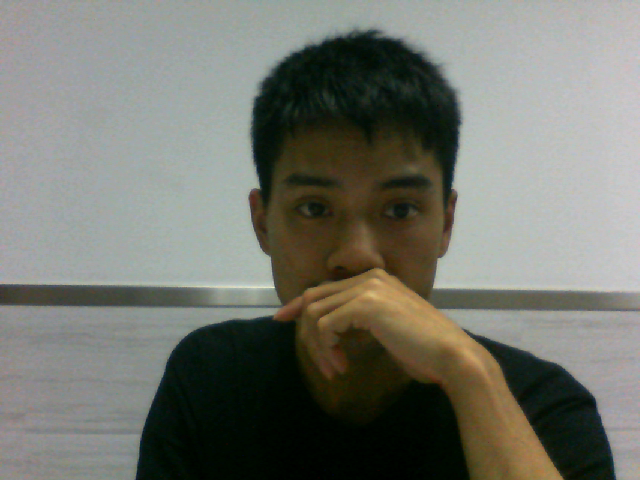
#> input picture cameo/img/screenshot.png, 640 x 480 px
$ python testFilters.py   (older library calls are emulated)
#> lines starting #> are read from the running program, lines starting #| are printed output that depends on the picture
### cameo/filters.py
import cv2
import numpy as np

""" 卷积滤波器的基类 """
class VConvolutionFilter(object):
    """ 针对图像的一般的卷积滤波器, 各种特定滤波器的基类 """

    def __init__(self, kernel):
        self._kernel = kernel

    def apply(self, src, dst):
        """ 对一张BGR或灰度的源图像应用特定的滤波器 """
        cv2.filter2D(src, -1, self._kernel, dst)


""" 锐化滤波器
 @extend VConvolutionFilter
 """
class SharpenFilter(VConvolutionFilter):
    """ 1 像素半径的锐化滤波器 """

    def __init__(self):
        kernel = np.array([[-1, -1, -1],
                           [-1,  9, -1],
                           [-1, -1, -1]])
        super(SharpenFilter, self).__init__(kernel)


""" 边缘检测滤波器
 @extend VConvolutionFilter
 """
class FindEdgesFilter(VConvolutionFilter):
    """ 1 像素半径的边缘检测滤波器 """

    def __init__(self):
        # 通过自定义核的简单卷积和检测效果较差
        kernel = np.array([[-1, -1, -1],
                           [-1,  8, -1],
                           [-1, -1, -1]])
        super(FindEdgesFilter, self).__init__(kernel)

    def strokeEdgesOriginBg(self, src, dst, blurKsize = 7, edgeKsize = 5):
        """ 在源图像基础上描绘出黑色的边缘 """

        # 若要关闭模糊效果, 可以将blurKsize的值设为3以下
        if blurKsize >= 3:
            blurredSrc = cv2.medianBlur(src, blurKsize)
            graySrc = cv2.cvtColor(blurredSrc, cv2.COLOR_BGR2GRAY)
        else:
            graySrc = cv2.cvtColor(src, cv2.COLOR_BGR2GRAY)

        # 边缘检测函数, 它会产生明显的边缘线条, 灰度图像更是如此
        cv2.Laplacian(graySrc, cv2.CV_8U, graySrc, ksize = edgeKsize)

        # 归一化系数, 将原来的 黑色背景、白色边缘图像 转换为 黑色边缘、白色背景图像
        normalizedInverseAlpha = (1.0 / 255) * (255 - graySrc)

        # 通道拆分
        channels = cv2.split(src)

        # 归一化系数 乘以 源图像 以便能将边缘变黑
        for channel in channels:
            channel[:] = channel * normalizedInverseAlpha

        # 通道合并
        cv2.merge(channels, dst)

    def strokeEdgesBlackBg(self, src, blurKsize = 7, edgeKsize = 5):
        """ 将源图像背景变为黑色, 并描绘出白色的边缘 """

        # 若要关闭模糊效果, 可以将blurKsize的值设为3以下
        if blurKsize >= 3:
            blurredSrc = cv2.medianBlur(src, blurKsize)
            if src.shape[2] == 3:
                # 若源图像有三个通道, 则转化为灰度图
                graySrc = cv2.cvtColor(blurredSrc, cv2.COLOR_BGR2GRAY)
            elif src.shape == 1:
                graySrc = blurredSrc
        else:
            if src.shape[2] == 3:
                graySrc = cv2.cvtColor(src, cv2.COLOR_BGR2GRAY)

        # 边缘检测函数, 它会产生明显的边缘线条, 灰度图像更是如此
        cv2.Laplacian(graySrc, cv2.CV_8U, graySrc, ksize=edgeKsize)

        # 将 graySrc 作为输出图像
        return graySrc

    def strokeEdgesWhiteBg(self, src, blurKsize = 7, edgeKsize = 5):
        """ 将源图像背景变为白色, 并描绘出黑色的边缘 """

        # 若要关闭模糊效果, 可以将blurKsize的值设为3以下
        if blurKsize >= 3:
            blurredSrc = cv2.medianBlur(src, blurKsize)
            if src.shape[2] == 3:
                # 若源图像有三个通道, 则转化为灰度图
                graySrc = cv2.cvtColor(blurredSrc, cv2.COLOR_BGR2GRAY)
            elif src.shape == 1:
                graySrc = blurredSrc
        else:
            if src.shape[2] == 3:
                graySrc = cv2.cvtColor(src, cv2.COLOR_BGR2GRAY)

        # 边缘检测函数, 它会产生明显的边缘线条, 灰度图像更是如此
        cv2.Laplacian(graySrc, cv2.CV_8U, graySrc, ksize=edgeKsize)

        # 归一化系数, 将原来的 黑色背景、白色边缘图像 转换为 黑色边缘、白色背景图像
        normalizedInverseAlpha = (1.0 / 255) * (255 - graySrc)

        # 将 normalizedInverseAlpha 作为输出图像
        return np.array(normalizedInverseAlpha * 255, dtype = np.uint8)

    def canny(self, src, threshold1, threshold2, L2gradient = False):
        return cv2.Canny(src, threshold1, threshold2, L2gradient = L2gradient)

""" 模糊滤波器
 @extend VConvolutionFilter
 """
class BlurFilter(VConvolutionFilter):
    """ 2 像素半径的模糊滤波器 """

    def __init__(self):
        kernel = np.full((5, 5), 0.04)
        super(BlurFilter, self).__init__(kernel)

    def blur(self, src, ksize, dst = None, anchor = None, borderType = None):
        """
        blur(src, ksize[, dst[, anchor[, borderType]]]) -> dst
            @brief 均值滤波, 这种滤波方法就是取一个像素的邻域内各像素的平均值作为滤波结果

            :param src 原始图像
            :param ksize 核（领域）大小, 以下例子邻域大小为 5 * 5
            :param dst 滤波后的图像
            :param anchor 邻域的中心, 以下例子为 (-1, -1), 表明邻域的零位, 这个是默认值，如果不改变的话可以不填
            :param borderType 是对边界的处理办法, 这个一般也不需要改变的, 默认为 cv2.BORDER_DEFAULT
        """
        cv2.blur(src, ksize, dst, anchor, borderType)

    def boxFilter(self, src, ddepth, ksize, dst = None, anchor = None, normalize = None, borderType = None):
        """
        boxFilter(src, ddepth, ksize[, dst[, anchor[, normalize[, borderType]]]]) -> dst
            @brief 均值滤波：与 blur 函数相关的 boxFilter 函数

            :param src 原始图像
            :param ddepth 输出图像的深度(-1表示使用原始图像的深度)
            :param dst 滤波后的图像
            :param ksize 核（领域）大小, 以下例子邻域大小为 5 * 5
            :param anchor 邻域的中心, 以下例子为 (-1, -1), 表明邻域的零位, 这个是默认值，如果不改变的话可以不填
            :param normalize 等于 false 时相当于邻域内各像素的数值求和
                              等于 true 时，计算结果等效于 blur 函数
            :param borderType 是对边界的处理办法, 这个一般也不需要改变的, 默认为 cv2.BORDER_DEFAULT
        """
        cv2.boxFilter(src, ddepth, ksize, dst, anchor, normalize, borderType)

    def GaussianBlur(self, src, ksize, sigmaX, dst = None, sigmaY = None, borderType = None):
        """
        GaussianBlur(src, ksize, sigmaX[, dst[, sigmaY[, borderType]]]) -> dst
            @brief 高斯滤波, 意义：
                    1. 均值滤波对邻域内各个像素采用统一的权值, 这种方式对大多数应用来说不是最佳的
                    2. 高斯滤波采取邻域内越靠近的值提供越大的权重的方式计算平均值, 权重的选取采用高斯函数的形式
                    3. 高斯函数有个非常好的特点, 就是无论在时域还是频域都是钟形的
                    4. 通过控制 borderType 可以控制低通滤波的截止频率

            :param src 原始图像
            :param ksize 核（领域）大小, 以下例子邻域大小为 5 * 5, 值越大模糊程度越大
            :param sigmaX 一般取 0
            :param dst 滤波后的图像
            :param sigmaY 通常情况下 sigmaY 取与 sigmaX 相同的值, 这时可以不写出来, 也就是用它的默认值 0
            :param borderType 高斯滤波的参数, 可用来控制低通滤波的截止滤波
        """
        cv2.GaussianBlur(src, ksize, sigmaX, dst, sigmaY, borderType)

    def medianBlur(self, src, ksize, dst=None):
        """
        medianBlur(src, ksize[, dst]) -> dst
            @brief 中值滤波器, 是一种最常用的非线性滤波器, 它是取邻域内各点的统计中值作为输出的
                    1. 这种滤波器可以有效的去除椒盐噪声, 还能保持图像中各物体的边界不被模糊掉
                    2. 这种滤波器只能使用正方形的邻域

            :param src 原始图像
            :param ksize 核（领域）大小, 以下例子邻域大小为 5 * 5
            :param dst 滤波后的图像
        """
        cv2.medianBlur(src, ksize, dst)


""" 浮雕滤波器
 @extend VConvolutionFilter
 """
class EmbossFilter(VConvolutionFilter):
    """ 1 像素半径的浮雕滤波器, 同时具有模糊（正的权重）和锐化（负的权重）的作用, 会产生一种脊状或浮雕的效果 """

    def __init__(self):
        kernel = np.array([[-2, -1, 0],
                           [-1,  1, 1],
                           [ 0,  1, 2]])
        super(EmbossFilter, self).__init__(kernel)


""" 可分离滤波器 """
class sepFilter:
    """ 可分离滤波器 """

    def sepFilter2D(self, src, ddepth, kernelX, kernelY, dst = None, anchor = None, delta = None, borderType = None):
        """
        sepFilter2D(src, ddepth, kernelX, kernelY[, dst[, anchor[, delta[, borderType]]]]) -> dst
            @brief 可分离滤波器
                    一个 2 维滤波器, 若可分离为 x 和 y 方向两个独立的 1 维滤波器, 那么该 2 维滤波器就称为 可分离滤波器
                    高斯滤波器就是一个典型的可分离滤波器, 具有这种性质的滤波器有快速算法, 可比不具有这个性质的普通滤波器更高效地计算

            :param src 原始图像
            :param ddepth 输出图像的深度(-1表示使用原始图像的深度)
            :param kernelX x方向的核（领域）大小
            :param kernelY y方向的核（领域）大小
            :param dst 滤波后的图像
            :param anchor 邻域的中心, 以下例子为 (-1, -1), 表明邻域的零位, 这个是默认值，如果不改变的话可以不填
            :param delta 在将 过滤后的像素 存储在dst之前 添加可选值
            :param borderType 是对边界的处理办法, 这个一般也不需要改变的, 默认为 cv2.BORDER_DEFAULT
        """
        cv2.sepFilter2D(src, ddepth, kernelX, kernelY, dst, anchor, delta, borderType)

### cameo/testFilters.py
from filters import SharpenFilter, FindEdgesFilter, BlurFilter, EmbossFilter, sepFilter
import cv2
import numpy as np

"""锐化滤波器 """
img = cv2.imread('img/screenshot.png')
#> img is the input picture: shape (480, 640, 3); mean B, G, R 109, 117.5, 115.8
SharpenFilter().apply(img, img)
cv2.imwrite('img/SharpenFilter.png', img)


"""边缘检测滤波器 """
# 通过自定义核检测边缘
img = cv2.imread('img/screenshot.png')
FindEdgesFilter().apply(img, img)
#> in apply (call 2), `cv2.filter2D(src, -1, self._kernel, dst)`:
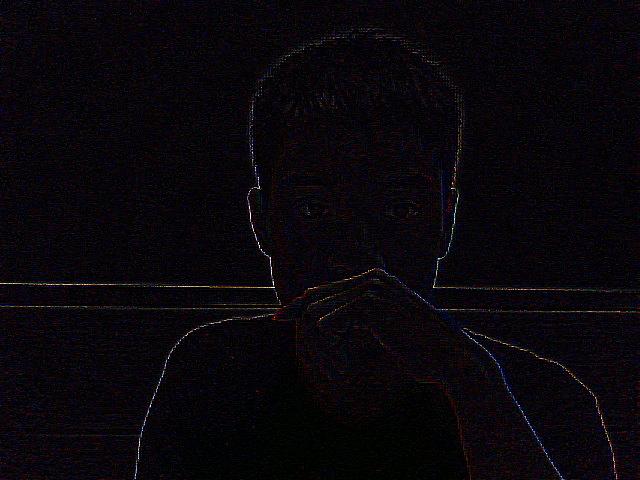
#> src: shape (480, 640, 3); mean B, G, R 8.8, 5.3, 7.8
cv2.imwrite('img/FindEdgesFilter.png', img)

# 在源图像基础上描绘出黑色的边缘
img = cv2.imread('img/screenshot.png')
FindEdgesFilter().strokeEdgesOriginBg(img, img)
#> in strokeEdgesOriginBg, `graySrc = cv2.cvtColor(blurredSrc, cv2.COLOR_BGR2GRAY)`:
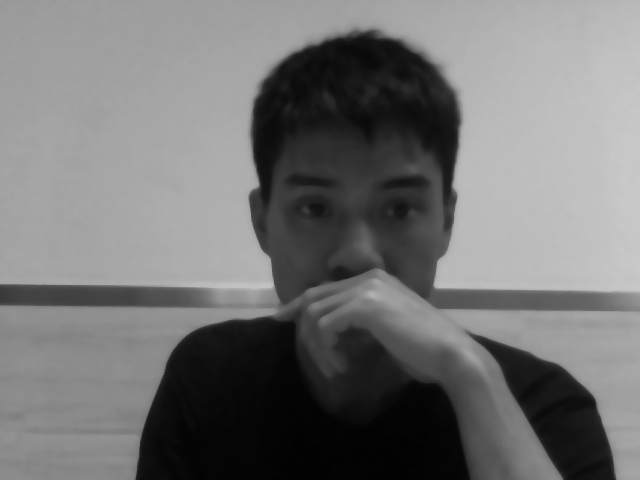
#> graySrc: shape (480, 640); min 1, max 201, mean 116.1
#> in strokeEdgesOriginBg, `cv2.Laplacian(graySrc, cv2.CV_8U, graySrc, ksize = edgeKsize)`:
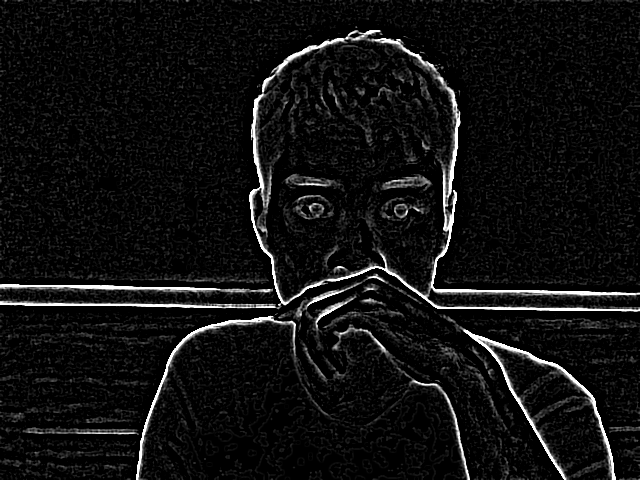
#> graySrc: shape (480, 640); min 0, max 255, mean 16.5
#> in strokeEdgesOriginBg, `normalizedInverseAlpha = (1.0 / 255) * (255 - graySrc)`:
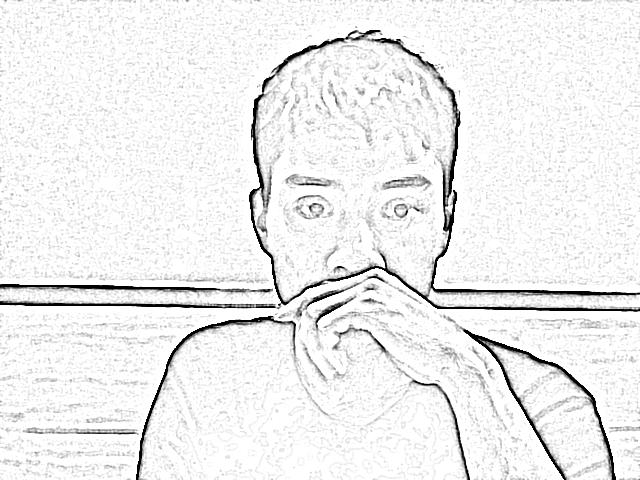
#> normalizedInverseAlpha: shape (480, 640) float64; min 0, max 1, mean 0.935
#> the loop in strokeEdgesOriginBg, `for channel in channels:` made 3 passes
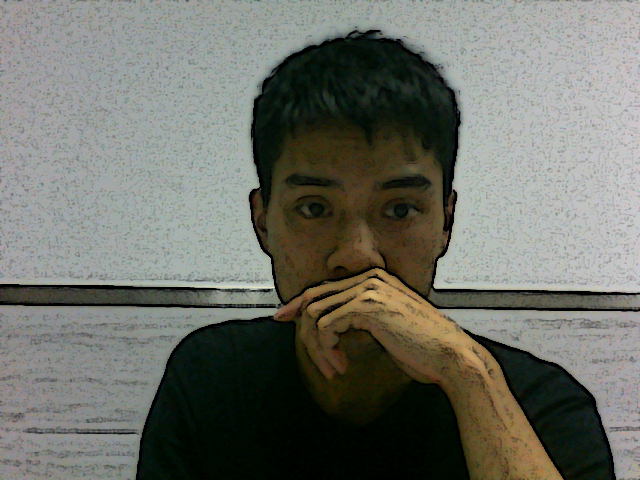
#> img: shape (480, 640, 3); mean B, G, R 103.7, 111.8, 110.3
cv2.imwrite('img/FindEdgesFilter_Laplacian_BGR.png', img)

# 将源图像背景变为黑色, 并描绘出白色的边缘
img = cv2.imread('img/screenshot.png')
img = FindEdgesFilter().strokeEdgesBlackBg(img)
cv2.imwrite('img/FindEdgesFilter_Laplacian_Black.png', img)

# 将源图像背景变为白色, 并描绘出黑色的边缘
img = cv2.imread('img/screenshot.png')
img = FindEdgesFilter().strokeEdgesWhiteBg(img)
cv2.imwrite('img/FindEdgesFilter_Laplacian_White.png', img)

# Canny函数边缘检测
img = cv2.imread('img/screenshot.png')
img = FindEdgesFilter().canny(img, 50, 150)
#> in canny, `return cv2.Canny(src, threshold1, threshold2, L2gradient = L2gradient)`:
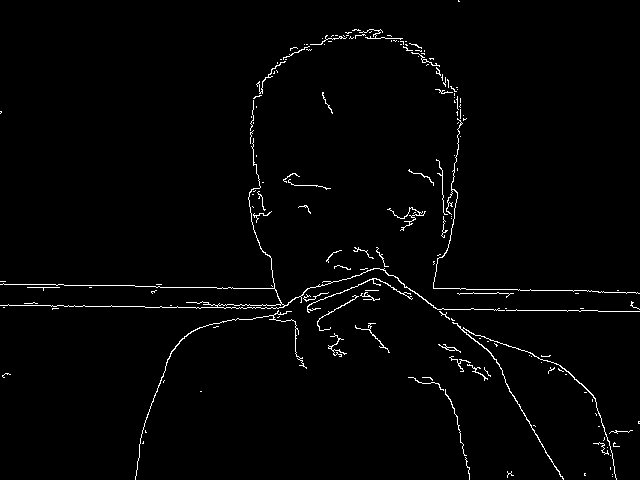
#> returned value: shape (480, 640); 1.7% white in thin lines or dots
cv2.imwrite('img/FindEdgesFilter_canny.png', img)


""" 模糊滤波器 """
# 通过自定义核模糊化
img = cv2.imread('img/screenshot.png')
BlurFilter().apply(img, img)
cv2.imwrite('img/BlurFilter.png', img)

# blur()方法 均值滤波
img = cv2.imread('img/screenshot.png')
BlurFilter().blur(img, (5, 5), img, (-1, -1), cv2.BORDER_DEFAULT)
cv2.imwrite('img/BlurFilter_blur.png', img)

# boxFilter()方法 均值滤波
img = cv2.imread('img/screenshot.png')
BlurFilter().boxFilter(img, -1, (5, 5), img, (-1, -1), True, cv2.BORDER_DEFAULT)
cv2.imwrite('img/BlurFilter_boxFilter.png', img)

# GaussianBlur()方法 高斯滤波
img = cv2.imread('img/screenshot.png')
BlurFilter().GaussianBlur(img, (5, 5), 0, img, 0, cv2.BORDER_DEFAULT)
cv2.imwrite('img/BlurFilter_GaussianBlur.png', img)

# medianBlur()方法 高斯滤波
img = cv2.imread('img/screenshot.png')
BlurFilter().medianBlur(img, 7, img)
cv2.imwrite('img/BlurFilter_medianBlur.png', img)


""" 浮雕滤波器 """
# 通过自定义核模糊化
img = cv2.imread('img/screenshot.png')
EmbossFilter().apply(img, img)
#> in apply (call 4), `cv2.filter2D(src, -1, self._kernel, dst)`:
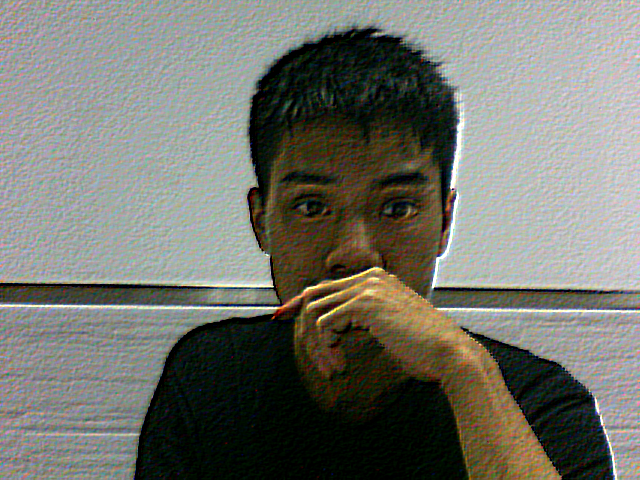
#> src: shape (480, 640, 3); mean B, G, R 109, 117.2, 116.1
cv2.imwrite('img/EmbossFilter.png', img)


""" 可分离滤波器 """
# ksize越大模糊程度越大, 但会趋于平稳
# sigma越大模糊程度越大, 但会趋于平稳
kernel_1 = cv2.getGaussianKernel(1, 1.5, cv2.CV_32F)
kernel_2 = cv2.getGaussianKernel(7, 1.5, cv2.CV_32F)

img = cv2.imread('img/screenshot.png')
imgHeight = img.shape[0]
#> imgHeight = 480
imgWidth = img.shape[1]
#> imgWidth = 640
dst_x = np.zeros((imgHeight, imgWidth), dtype = img.dtype)
dst_y = np.zeros((imgHeight, imgWidth), dtype = img.dtype)
dst_x = cv2.cvtColor(dst_x, cv2.COLOR_GRAY2BGR)
#> dst_x: shape (480, 640, 3); every value is 0
dst_y = cv2.cvtColor(dst_y, cv2.COLOR_GRAY2BGR)

# (x)横向模糊
sepFilter().sepFilter2D(img, -1, kernel_2, kernel_1, dst_x, (-1, -1), 0, cv2.BORDER_DEFAULT)
# (y)纵向模糊
sepFilter().sepFilter2D(img, -1, kernel_1, kernel_2, dst_y, (-1, -1), 0, cv2.BORDER_DEFAULT)

cv2.imwrite('img/sepFilter_x.png', dst_x)
cv2.imwrite('img/sepFilter_y.png', dst_y)
